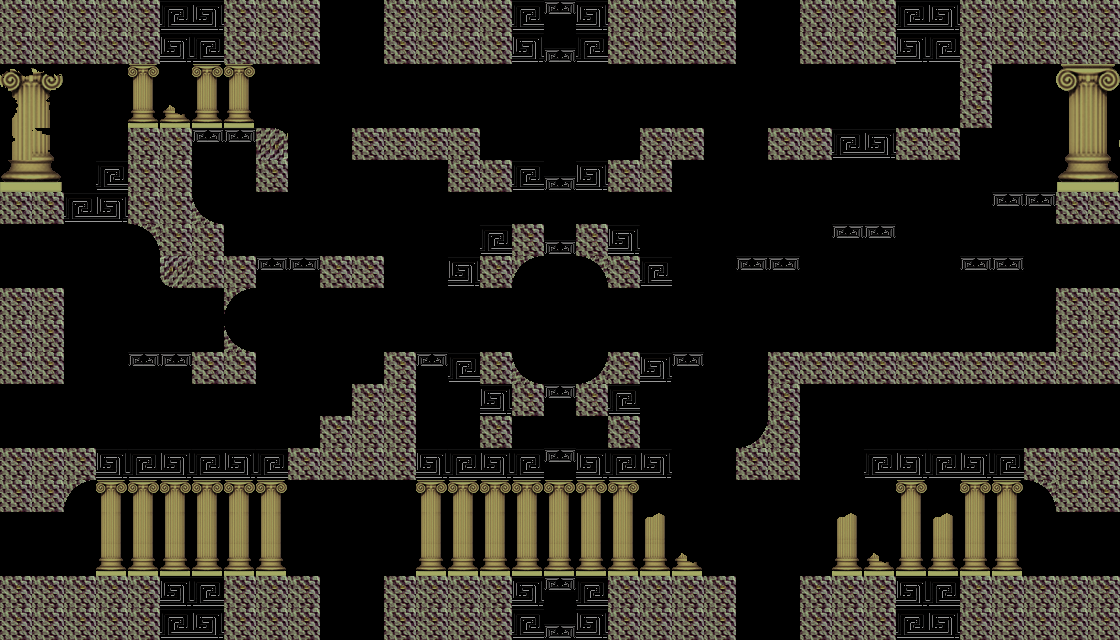

This is a level from a 2D game, rendered from its Tiled map with the project's own tilesets. A one-line summary and the map file follow, with tile-layer data summarised:
An orthogonal 35x20 tile map with 32x32 px tiles, 3 tile layers (Background, Foreground, Frontground) and 67 objects (25x platform, mainPlayer).

<map version="1.0" orientation="orthogonal" renderorder="right-down" width="35" height="20" tilewidth="32" tileheight="32">
 <tileset firstgid="1" name="asterion_level_tiles" tilewidth="32" tileheight="32">
  <image source="../img/map/asterion_level_tiles.png" width="640" height="241" />
 </tileset>
 <imagelayer name="Bkg" />
 <layer name="Background" width="35" height="20">
  <data>[700 cells, 0 non-empty, 0 distinct tile ids]</data>
 </layer>
 <objectgroup color="#03a408" name="Entities">
  <object name="mainPlayer" x="544" y="288" width="32" height="64" />
 </objectgroup>
 <objectgroup name="EnemyEntities" />
 <layer name="Foreground" width="35" height="20">
  <data>[700 cells, 414 non-empty, 12 distinct tile ids]</data>
 </layer>
 <layer name="Frontground" width="35" height="20">
  <data>[700 cells, 79 non-empty, 21 distinct tile ids]</data>
 </layer>
 <objectgroup color="#a4009d" name="Collision">
  <object x="0" y="0" width="160" height="64" />
  <object x="224" y="0" width="96" height="64" />
  <object x="128" y="128" width="64" height="96" />
  <object x="0" y="192" width="64" height="32" />
  <object x="0" y="288" width="64" height="96" />
  <object x="0" y="448" width="64" height="64" />
  <object x="0" y="576" width="160" height="64" />
  <object x="224" y="576" width="96" height="64" />
  <object x="384" y="576" width="128" height="64" />
  <object x="608" y="576" width="128" height="64" />
  <object x="800" y="576" width="96" height="64" />
  <object x="960" y="576" width="160" height="64" />
  <object x="64" y="448" width="32" height="32" />
  <object x="1024" y="448" width="96" height="32" />
  <object x="1056" y="480" width="64" height="32" />
  <object x="1056" y="288" width="64" height="96" />
  <object x="768" y="352" width="288" height="32" />
  <object x="736" y="448" width="64" height="32" />
  <object x="768" y="384" width="32" height="64" />
  <object x="768" y="128" width="64" height="32" />
  <object x="800" y="0" width="96" height="64" />
  <object x="960" y="0" width="160" height="64" />
  <object x="960" y="64" width="32" height="64" />
  <object x="896" y="128" width="64" height="32" />
  <object x="1056" y="192" width="64" height="32" />
  <object x="256" y="128" width="32" height="64" />
  <object x="160" y="224" width="64" height="64" />
  <object x="224" y="256" width="32" height="32" />
  <object x="320" y="256" width="64" height="32" />
  <object x="192" y="352" width="64" height="32" />
  <object x="352" y="128" width="128" height="32" />
  <object x="448" y="160" width="64" height="32" />
  <object x="608" y="160" width="64" height="32" />
  <object x="640" y="128" width="64" height="32" />
  <object x="480" y="224" width="32" height="64" />
  <object x="608" y="224" width="32" height="64" />
  <object x="480" y="352" width="32" height="96" />
  <object x="608" y="352" width="32" height="96" />
  <object x="384" y="0" width="128" height="64" />
  <object x="608" y="0" width="128" height="64" />
  <object x="288" y="448">
   <polygon points="0,0 32,0 32,-32 64,-32 64,-64 96,-64 96,-96 128,-96 128,32 0,32" />
  </object>
  <object name="platform" x="512" y="0" width="96" height="64">
   <properties>
    <property name="type" value="platform" />
   </properties>
  </object>
  <object name="platform" x="512" y="576" width="96" height="64">
   <properties>
    <property name="type" value="platform" />
   </properties>
  </object>
  <object name="platform" x="512" y="384" width="96" height="96">
   <properties>
    <property name="type" value="platform" />
   </properties>
  </object>
  <object name="platform" x="512" y="160" width="96" height="96">
   <properties>
    <property name="type" value="platform" />
   </properties>
  </object>
  <object name="platform" x="160" y="0" width="64" height="64">
   <properties>
    <property name="type" value="platform" />
   </properties>
  </object>
  <object name="platform" x="160" y="576" width="64" height="64">
   <properties>
    <property name="type" value="platform" />
   </properties>
  </object>
  <object name="platform" x="896" y="576" width="64" height="64">
   <properties>
    <property name="type" value="platform" />
   </properties>
  </object>
  <object name="platform" x="896" y="0" width="64" height="64">
   <properties>
    <property name="type" value="platform" />
   </properties>
  </object>
  <object name="platform" x="832" y="128" width="64" height="32">
   <properties>
    <property name="type" value="platform" />
   </properties>
  </object>
  <object name="platform" x="992" y="192" width="64" height="32">
   <properties>
    <property name="type" value="platform" />
   </properties>
  </object>
  <object name="platform" x="960" y="256" width="64" height="32">
   <properties>
    <property name="type" value="platform" />
   </properties>
  </object>
  <object name="platform" x="832" y="224" width="64" height="32">
   <properties>
    <property name="type" value="platform" />
   </properties>
  </object>
  <object name="platform" x="736" y="256" width="64" height="32">
   <properties>
    <property name="type" value="platform" />
   </properties>
  </object>
  <object name="platform" x="192" y="128" width="64" height="32">
   <properties>
    <property name="type" value="platform" />
   </properties>
  </object>
  <object name="platform" x="256" y="256" width="64" height="32">
   <properties>
    <property name="type" value="platform" />
   </properties>
  </object>
  <object name="platform" x="128" y="352" width="64" height="32">
   <properties>
    <property name="type" value="platform" />
   </properties>
  </object>
  <object name="platform" x="96" y="448" width="192" height="32">
   <properties>
    <property name="type" value="platform" />
   </properties>
  </object>
  <object name="platform" x="864" y="448" width="160" height="32">
   <properties>
    <property name="type" value="platform" />
   </properties>
  </object>
  <object name="platform" x="608" y="448" width="64" height="32">
   <properties>
    <property name="type" value="platform" />
   </properties>
  </object>
  <object name="platform" x="416" y="448" width="96" height="32">
   <properties>
    <property name="type" value="platform" />
   </properties>
  </object>
  <object name="platform" x="416" y="352" width="64" height="32">
   <properties>
    <property name="type" value="platform" />
   </properties>
  </object>
  <object name="platform" x="640" y="352" width="64" height="32">
   <properties>
    <property name="type" value="platform" />
   </properties>
  </object>
  <object name="platform" x="640" y="256" width="32" height="32">
   <properties>
    <property name="type" value="platform" />
   </properties>
  </object>
  <object name="platform" x="448" y="256" width="32" height="32">
   <properties>
    <property name="type" value="platform" />
   </properties>
  </object>
  <object name="platform" x="64" y="192">
   <properties>
    <property name="type" value="platform" />
   </properties>
   <polygon points="0,0 32,0 32,-32 64,-32 64,32 0,32" />
  </object>
 </objectgroup>
</map>